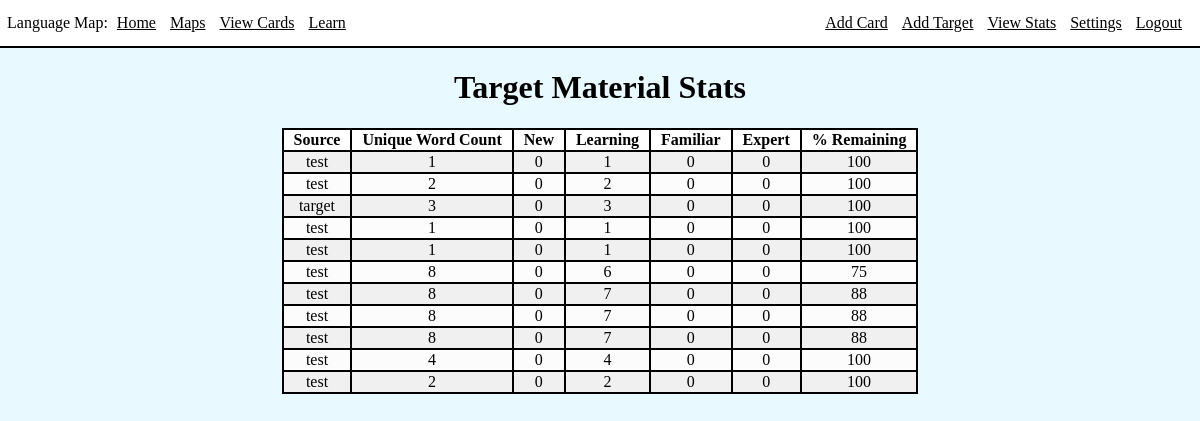
The page /viewStats (signed in) on the database as committed earlier.
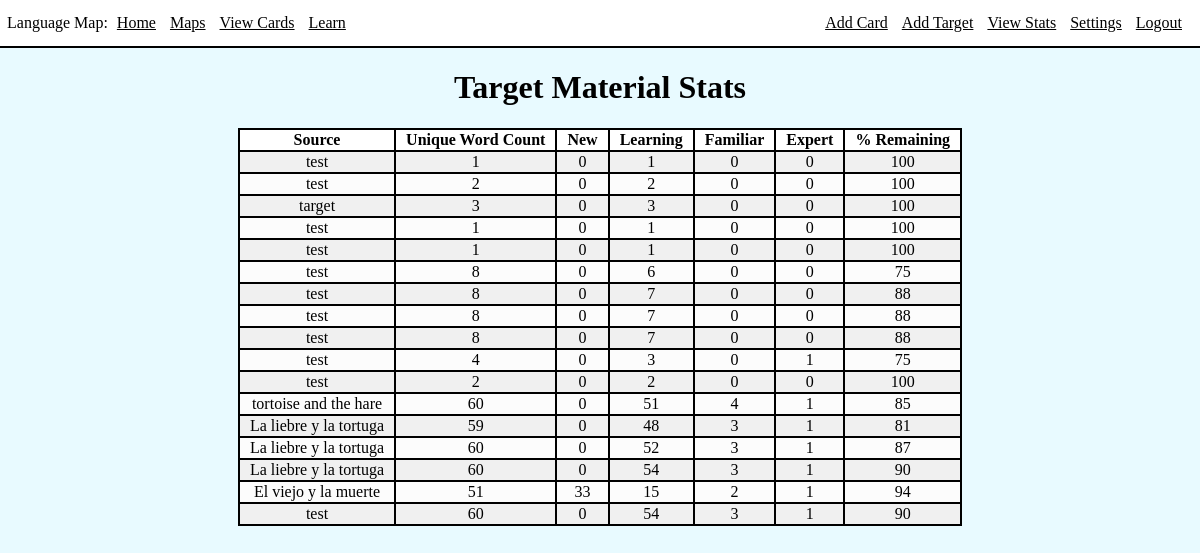
The same page on the database as committed later.
### app/models.py (models this page shows, shortened)
class Target(db.Model):
    id = db.Column(db.Integer, index=True, primary_key=True)
    source = db.Column(db.String(100), index=True)
    content = db.Column(db.String(1000), index=True)
    category = db.Column(db.String(200), index=True)
    notes = db.Column(db.String(400), index=True)
    uniqueWordCount = db.Column(db.Integer)

### app/routes.py (the view)
@app.route('/viewStats')
@login_required
def viewStats():
    stats = getStats()
    return render_template('viewStats.html', title='Stats', stats=stats)

### app/models.py (called while the page is built)
@login.user_loader
def load_user(id):
    return User.query.get(int(id))

### app/templates/viewStats.html
{% extends 'base.html' %}
{% block content %}
<div class="int">
    <h1 class="cent">Target Material Stats</h1>
    <table>
        <thead>
            <th>Source</th>
            <th>Unique Word Count</th>
            <th>New</th>
            <th>Learning</th>
            <th>Familiar</th>
            <th>Expert</th>
            <th>% Remaining</th>
        </thead>
        <tbody>
            {% for stat in stats %}
            <tr>
                <td>{{ stat[0].source }}</td>
                <td>{{ stat[0].uniqueWordCount }}</td>
                <td>{{ stat[1][0] }}</td>
                <td>{{ stat[1][1] }}</td>
                <td>{{ stat[1][2] }}</td>
                <td>{{ stat[1][3] }}</td>
                <td>{{ stat[2] }}</td>
            </tr>
            {% endfor %}
        </tbody>
    </table>
</div>
{% endblock %}

Rows that differ between the two databases and show on the page:
computed for Target (number 10 of 17 on the later page): uniqueWordCount "4" → "3"; stat "0" → "1"; stat "100" → "75"
added Target: source "tortoise and the hare", uniqueWordCount "60", stat "0", stat "51", stat "4", stat "1", stat "85"
added Target: source "La liebre y la tortuga", uniqueWordCount "59", stat "0", stat "48", stat "3", stat "1", stat "81"
added Target: source "La liebre y la tortuga", uniqueWordCount "60", stat "0", stat "52", stat "3", stat "1", stat "87"
added Target: source "La liebre y la tortuga", uniqueWordCount "60", stat "0", stat "54", stat "3", stat "1", stat "90"
added Target: source "El viejo y la muerte", uniqueWordCount "51", stat "33", stat "15", stat "2", stat "1", stat "94"
added Target: source "test", uniqueWordCount "60", stat "0", stat "54", stat "3", stat "1", stat "90"
